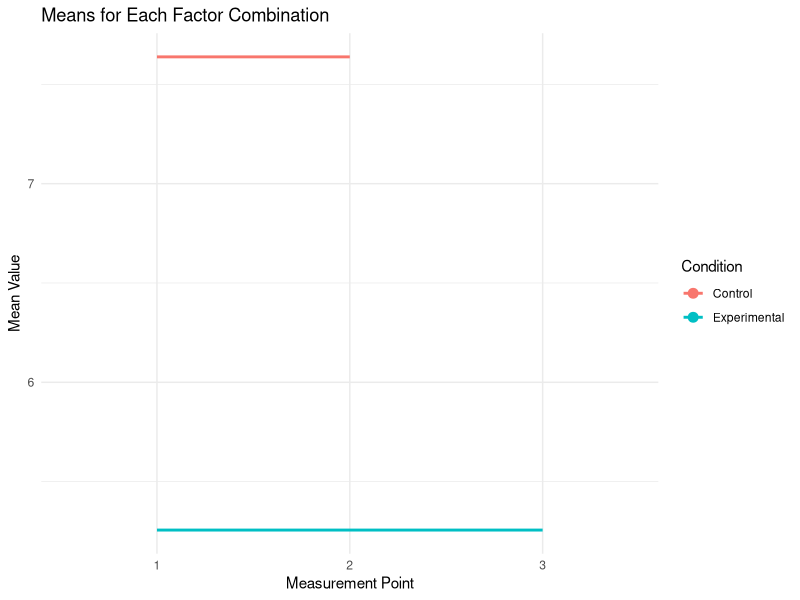
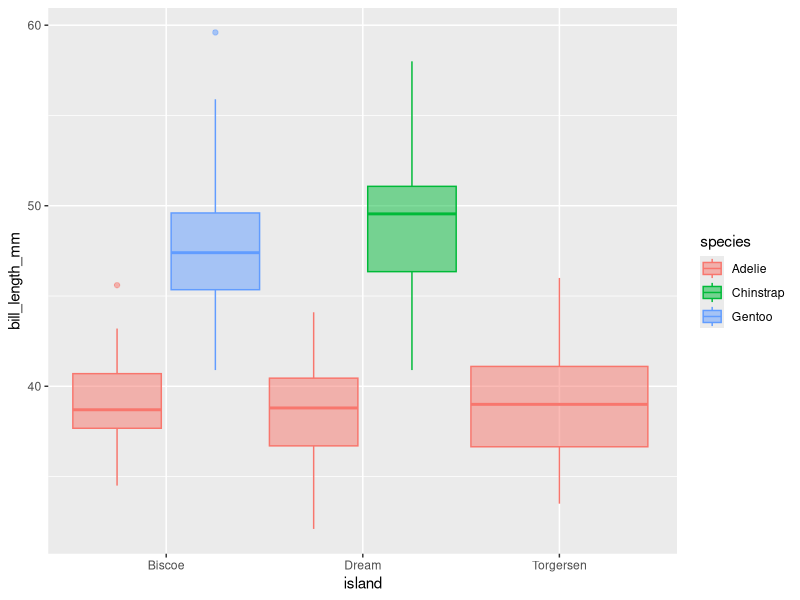
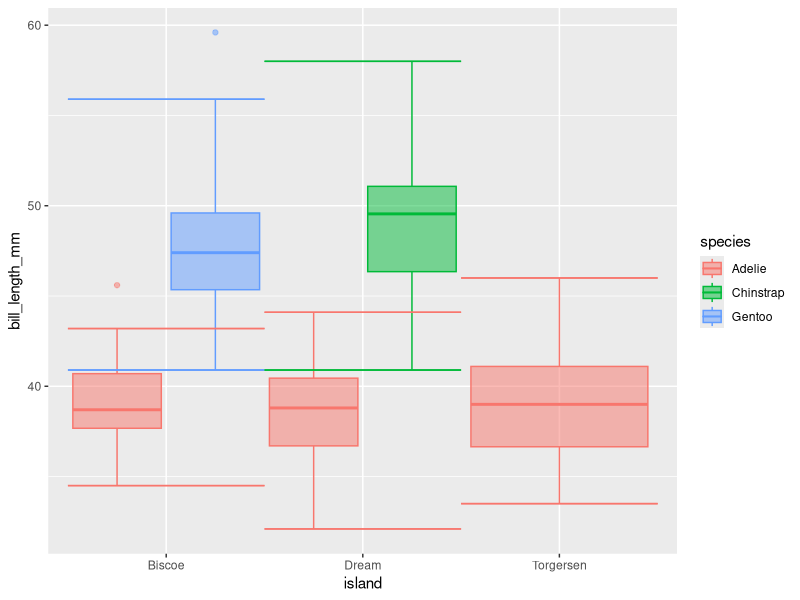
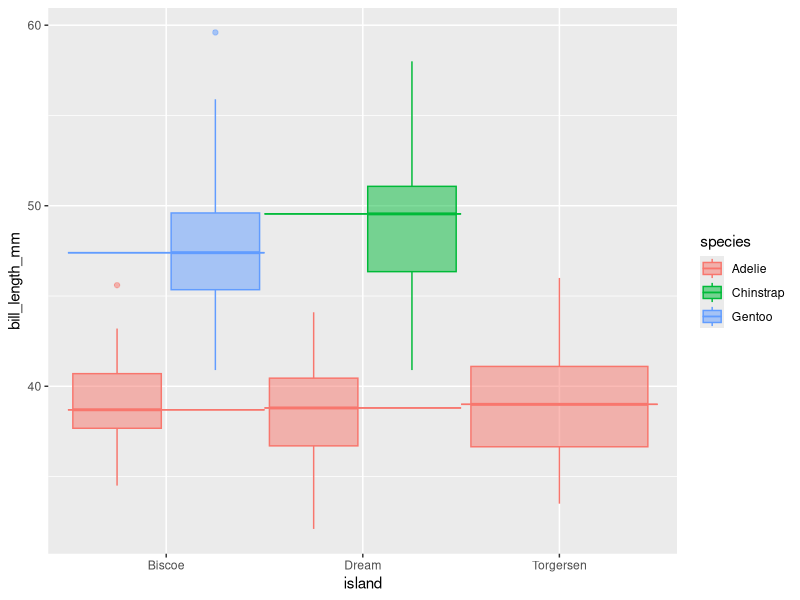
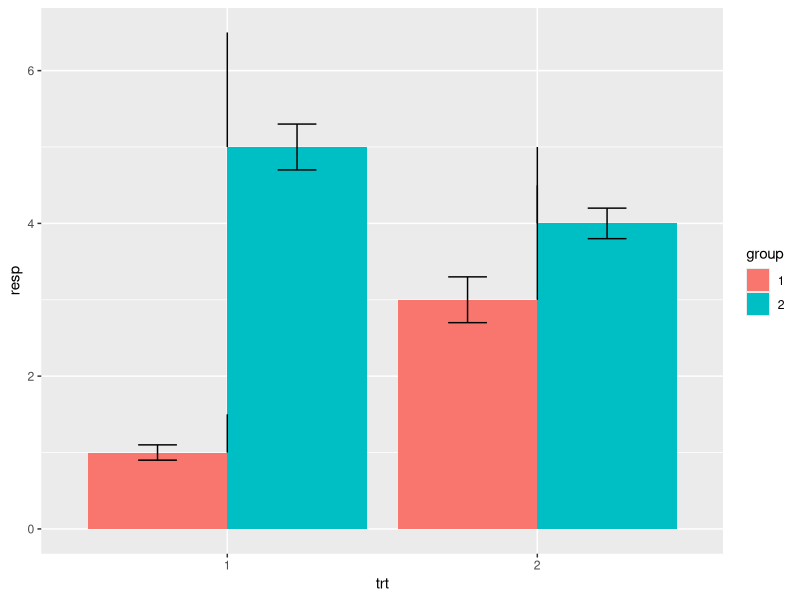
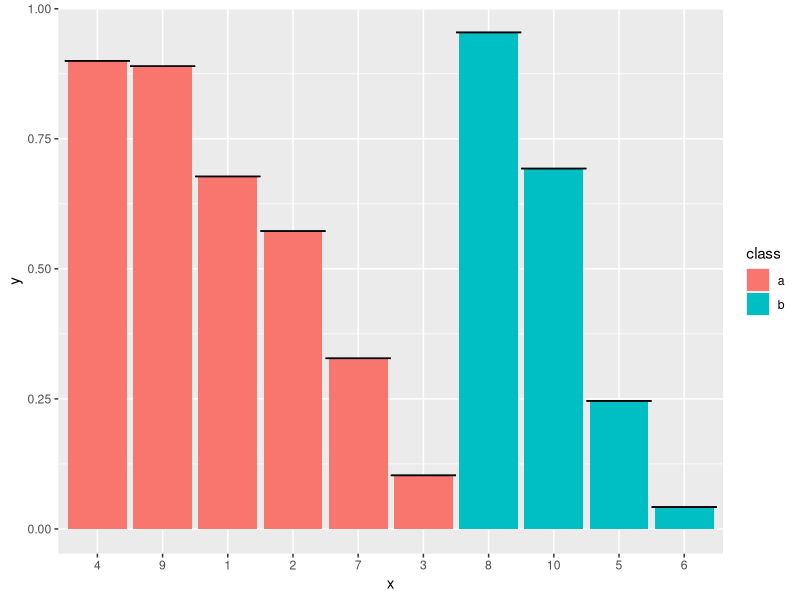

These figures' R source, in order:


# meanLines with two factors ----

# Load required libraries
library(ggplot2)

# Sample data generation (replace this with your actual data)
set.seed(123)
data <- expand.grid(
  Condition = factor(rep(c("Experimental", "Control"), each = 3)),
  Measurement = factor(rep(1:3, 2))
)
data$Value <- rnorm(6, mean = rep(c(5, 7), each = 3))

# Removing the combination of "Control" and measurement point 3
data <- data[!(data$Condition == "Control" & data$Measurement == 3), ]

# Plotting with stat_summary()
ggplot(data, aes(x = Measurement, y = Value, color = Condition)) +
  stat_summary(fun.data = mean_cl_normal, geom = "point", size = 3) +
  stat_summary(fun.y = mean, geom = "line", size = 1, aes(group = Condition)) +  # Add line connecting means
  labs(x = "Measurement Point", y = "Mean Value", color = "Condition") +
  ggtitle("Means for Each Factor Combination") +
  theme_minimal()



# Whiskers fix -----------

library(ggplot2)
library(palmerpenguins)

myPlot <- ggplot(
  data = na.omit(penguins),
  aes(
    y = bill_length_mm,
    x = island,
    fill = species,
    color = species
    )
  ) +
  geom_boxplot(alpha = .5, width = 1)
ggplot_build(myPlot)$data[[1]]  #ymin & ymax are ends of whiskers
myPlot
lowerEnds <- ggplot_build(myPlot)$data[[1]]$ymin
upperEnds <- ggplot_build(myPlot)$data[[1]]$ymax

lowerWhiskers <- stat_summary(
  fun.y = median, geom = "errorbar",
  width = 1, linetype = "solid",
  aes(ymin = ..y.. - (..y.. - lowerEnds), ymax = ..y.. - (..y.. - lowerEnds))
)
upperWhiskers <- stat_summary(
  fun.y = median, geom = "errorbar",
  width = 1, linetype = "solid",
  aes(ymin = ..y.. + abs(..y.. - upperEnds), ymax = ..y.. + abs(..y.. - upperEnds))
)
myPlot + lowerWhiskers + upperWhiskers

# the above should do the trick! --------




myPlot + stat_summary(
  fun.y = median, geom = "errorbar",
  width = 1, linetype = "solid",
  aes(ymin = ..y.., ymax = ..y..)
)
# https://stackoverflow.com/questions/50882335/add-group-mean-line-to-barplot-with-ggplot2

#myPlot + geom_hline(yintercept = )






# StackOverflow: https://stackoverflow.com/questions/27585776/error-bars-for-barplot-only-in-one-direction
df <- data.frame(trt = factor(c(1, 1, 2, 2)), resp = c(1, 5, 3, 4),
                 group = factor(c(1, 2, 1, 2)), se = c(0.1, 0.3, 0.3, 0.2))
df2 <- df[c(1,3), ]

limits <- aes(ymax = resp + se, ymin = resp - se)
dodge <- position_dodge(width = 0.9)

p <- ggplot(df, aes(fill = group, y = resp, x = trt))
p + geom_bar(position = dodge, stat = "identity") +
  geom_errorbar(limits, position = dodge, width = 0.25) +
  geom_linerange(aes(ymin = resp, ymax = resp + se*5))




# https://stackoverflow.com/questions/50882335/add-group-mean-line-to-barplot-with-ggplot2
library(tidyverse)

df = data.frame(
  x = 1:10,
  y = runif(10),
  class = sample(c("a","b"),10, replace=T) %>% factor()
) %>%
  mutate(x = factor(x, levels=x[order(class, -y)]))

ggplot(df, aes(x, y, fill=class)) +
  geom_col() +
  stat_summary(fun.y = mean, geom = "errorbar",
               aes(ymax = ..y.., ymin = ..y.., group = class),
               width = 1, linetype = "solid")



